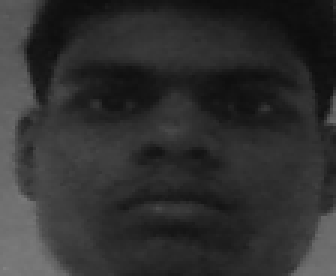
#> input picture Sprint_backlog1_Image/database/Harshit/1.png, 112 x 92 px, given as the content of the folder yalefaces, which was not available (shown 3 times larger)
$ python face3_rec.py   (Python 2 division)
#> lines starting #> are read from the running program, lines starting #| are printed output that depends on the picture; pictures that were not available may be replaced by others from this repository, and a replacement may not be noted
# include header files
import cv2
import numpy as np
from PIL import Image
import os

#load the face detection cascade
fn_haar = 'haarcascade_frontalface_default.xml'

faceCascade = cv2.CascadeClassifier(fn_haar)

#creating the face Recognizer object
Recognizer = cv2.face.LBPHFaceRecognizer_create()

#function to prepare training sets
def get_images_and_labels(path):
#> called with path = 'yalefaces'
	image_paths = [os.path.join(path, f) for f in os.listdir(path) if f in os.listdir(path) if not f.endswith('.sad')]
	images = []
	labels = []
	for image_path in image_paths:
		# Read the image and convert to grayscale
		image_pil = Image.open(image_path).convert('L')
#> image_pil is the input picture: PIL image 112x92 L; min 13, max 130, mean 47.7
        # Convert the image format into numpy array
        image = np.array(image_pil, 'uint8')
        # Get the label of the image
        nbr = int(os.path.split(image_path)[1].split(".")[0].replace("subject", ""))
        # Detect the face in the image
        faces = faceCascade.detectMultiScale(image)
#> faces = [[16, 2, 83, 83]]
        # If face is detected, append the face to images and the label to labels
        for (x, y, w, h) in faces:
            images.append(image[y: y + h, x: x + w])
            labels.append(nbr)
            cv2.imshow("Adding faces to traning set...", image[y: y + h, x: x + w])
            cv2.waitKey(50)
#> this loop made 1 pass
#> pass 1, in get_images_and_labels, `cv2.imshow("Adding faces to traning set...", image[y: y + h, x: x + w])`:
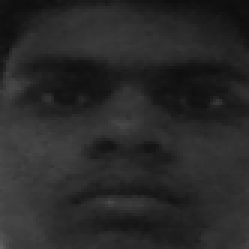
#> window 'Adding faces to traning set...': shape (83, 83) (shown 3 times larger); min 13, max 97, mean 40.7
#> after the loop, images = 1 item; labels = [1]
    # return the images list and labels list
	return images, labels

#preparing the training sets
#The folder database is in the same folder as this python script is.
path = 'yalefaces'

#Now call get_images_and_labels function and get the face images and corresponding _labels
images , labels = get_images_and_labels(path)
#> images = 1 item; labels = [1]
cv2.destroyAllWindows()

#Now perform the training session for the available data
Recognizer.train(images, np.array(labels))

$ run again, on Sprint_backlog1_Image/database/Harshit/10.png
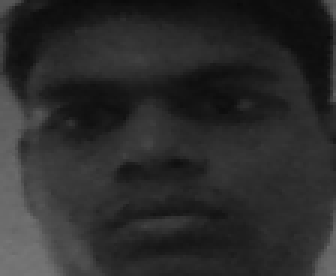
#> input picture Sprint_backlog1_Image/database/Harshit/10.png, 112 x 92 px, given as the content of the folder yalefaces, which was not available (shown 3 times larger)
#> in get_images_and_labels, image_pil is the input picture: PIL image 112x92 L; min 10, max 119, mean 43.5
#> faces = [[8, 4, 83, 83]]
#> the loop in get_images_and_labels, `for (x, y, w, h) in faces:` made 1 pass
#> pass 1, in get_images_and_labels, `cv2.imshow("Adding faces to traning set...", image[y: y + h, x: x + w])`:
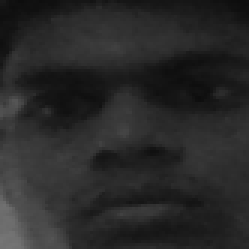
#> window 'Adding faces to traning set...': shape (83, 83) (shown 3 times larger); min 13, max 117, mean 40.9
#> after the loop in get_images_and_labels, `for (x, y, w, h) in faces:`: images = 1 item; labels = [10]
#> `images , labels = get_images_and_labels(path)`: images = 1 item; labels = [10]
